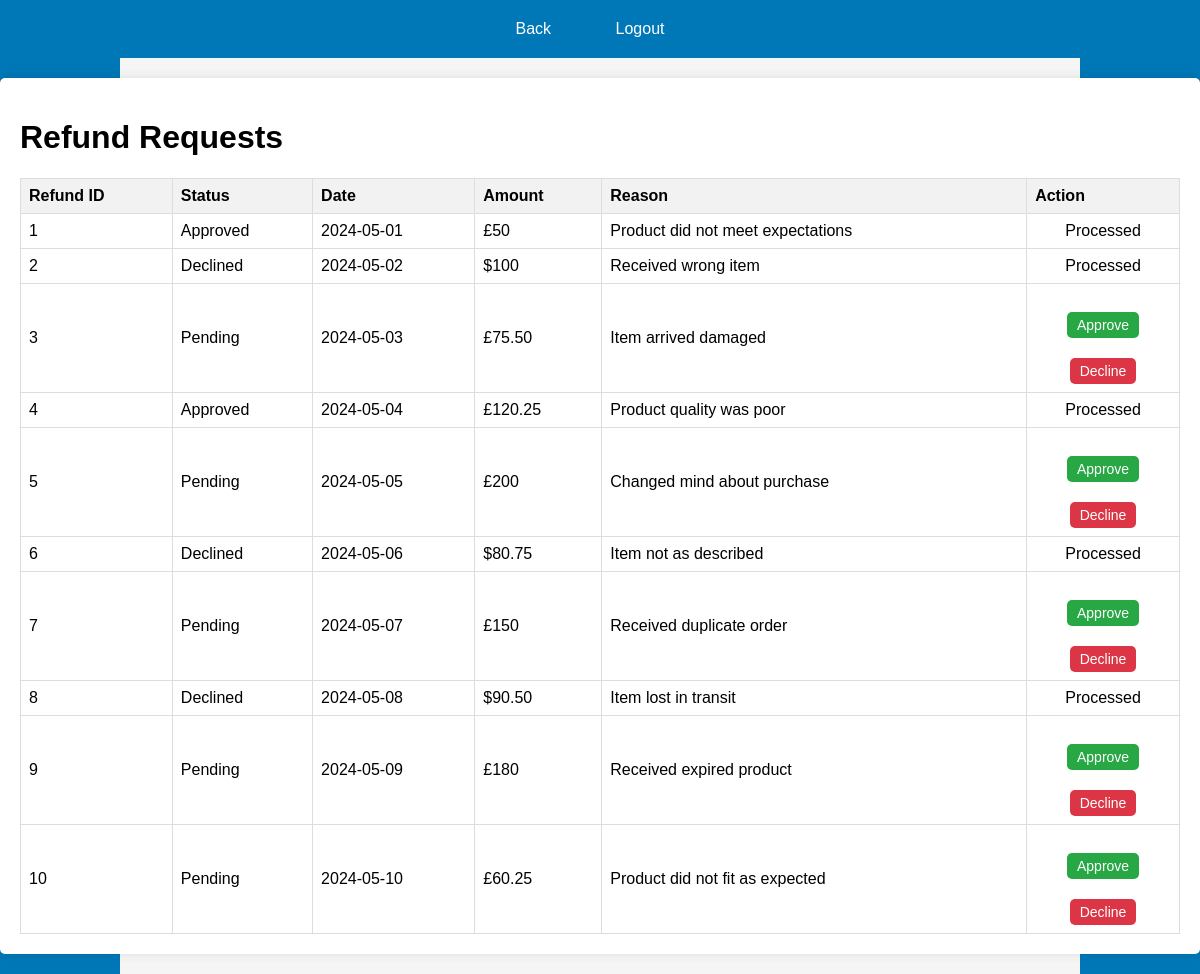
Page /refund.php on the earlier database version.
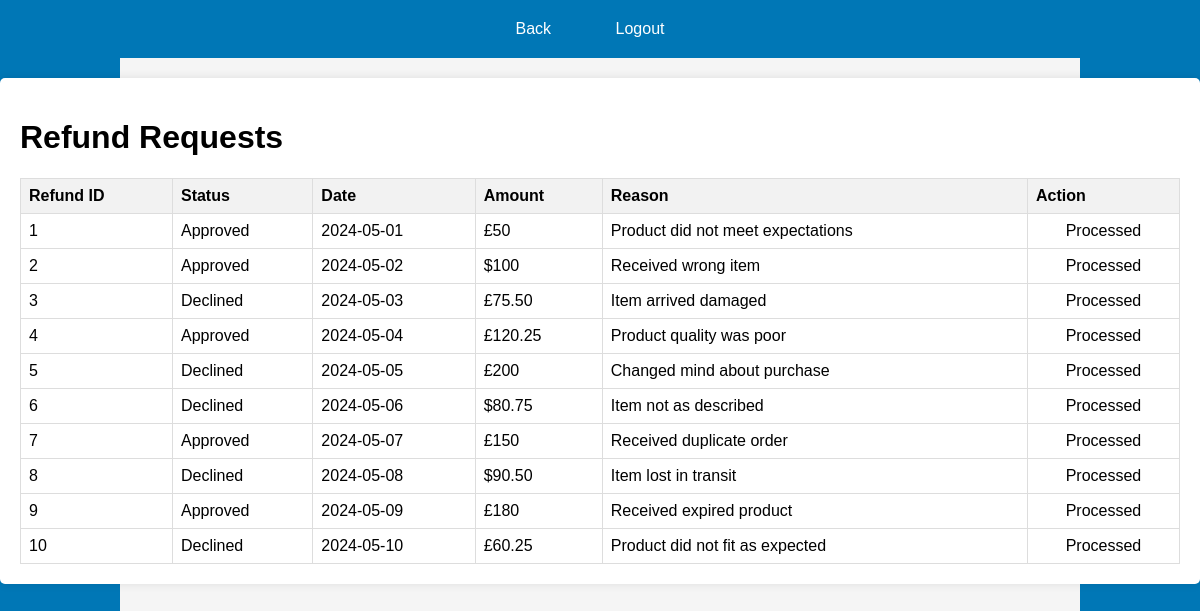
Same page on the later database version.
### tables this page shows
CREATE TABLE refunds (
    refund_id INTEGER PRIMARY KEY,
    status VARCHAR(20) NOT NULL,
    date DATE NOT NULL,
    amount DECIMAL(18, 2) NOT NULL
, reason TEXT);

### refund.php (the view, shortened to what this page needs)
<!DOCTYPE html>
<html lang="en">
<head>
    <link rel="stylesheet" href="styles.css">
</head>
<body>
    <header>
        <nav>
            <ul>
                <li><a href="business-homepage.php">Back</a></li>
                <li><a href="business-logout.php">Logout</a></li>
            </ul>
        </nav>
    </header>
    <div class="container">
        <h1>Refund Requests</h1>
        <table>
            <thead>
                <tr>
                    <th>Refund ID</th>
                    <th>Status</th>
                    <th>Date</th>
                    <th>Amount</th>
                    <th>Reason</th>
                    <th>Action</th>
                </tr>
            </thead>
            <tbody>
                <?php
                $db = new PDO("sqlite:C:/xampp/htdocs/Currency-Transfer-Application/Currency_Database.db");
                $db->setAttribute(PDO::ATTR_ERRMODE, PDO::ERRMODE_EXCEPTION);
                $sql = "SELECT * FROM refunds";
                $stmt = $db->prepare($sql);
                $stmt->execute();
                $refunds = $stmt->fetchAll(PDO::FETCH_ASSOC);
                foreach ($refunds as $refund) {
                    echo "<tr class='{$refund['status']}'>";
                    echo "<td>{$refund['refund_id']}</td>";
                    echo "<td>{$refund['status']}</td>";
                    echo "<td>{$refund['date']}</td>";
                    echo "<td>{$refund['amount']}</td>";
                    echo "<td>{$refund['reason']}</td>";
                    echo "<td class='button-container'>";
                    if ($refund['status'] == 'Pending') {
                        echo "<form action='' method='post'>";
                        echo "<button class='approve' type='submit'>Approve</button>";
                        echo "</form>";
                        echo "<form action='' method='post'>";
                        echo "<button class='decline' type='submit'>Decline</button>";
                        echo "</form>";
                    } elseif ($refund['status'] == 'approved' || $refund['status'] == 'declined') {
                        echo "<span>Processed</span>";
                    } else {
                        echo "<span>Processed</span>";
                    }
                    echo "</td>";
                    echo "</tr>";
                }
                ?>
            </tbody>
        </table>
    </div>
</body>
</html>

Differences in the rows shown:
changed refunds "Received wrong item": status "Declined" → "Approved"
changed refunds "Item arrived damaged": status "Pending" → "Declined"; status "Approve Decline" → "Processed"
changed refunds "Changed mind about purchase": status "Pending" → "Declined"; status "Approve Decline" → "Processed"
changed refunds "Received duplicate order": status "Pending" → "Approved"; status "Approve Decline" → "Processed"
changed refunds "Received expired product": status "Pending" → "Approved"; status "Approve Decline" → "Processed"
changed refunds "Product did not fit as expected": status "Pending" → "Declined"; status "Approve Decline" → "Processed"
